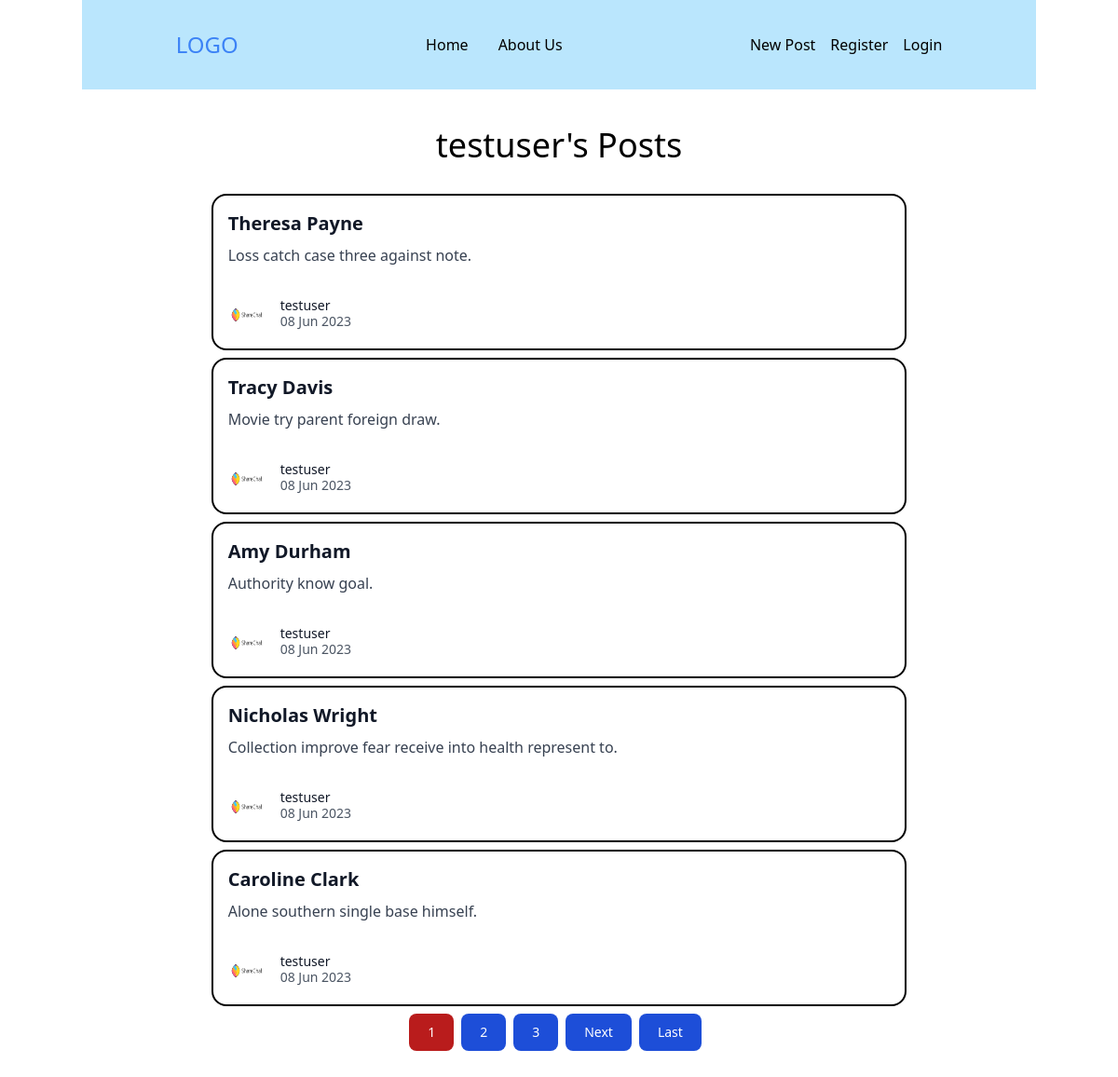
Page /testuser/posts/ on the committed database.
### blog/models.py (models this page shows, shortened)
class Post(models.Model):
    post_title=models.CharField(max_length=100)
    post_content=models.TextField()
    post_date=models.DateTimeField(default=timezone.now)
    post_author=models.ForeignKey(User, on_delete=models.CASCADE)

### users/models.py (models this page shows, shortened)
class Profile(models.Model):
    profile_user=models.OneToOneField(User,on_delete=models.CASCADE)
    profile_image=models.ImageField(default="default.png",upload_to='profile_pics')

### blog/views.py (the view)
# urls.py: path('<str:username>/posts/', UserPostList.as_view(template_name='blog/user_posts.html'),name='user_posts'),
class UserPostList(ListView):
    model = Post
    ordering = ['-post_date']
    context_object_name = 'posts'
    paginate_by = 5
    def get_queryset(self):
        user=User.objects.get(username=self.kwargs.get('username'))
        return Post.objects.filter(post_author=user)

### blog/templates/blog/user_posts.html (shortened to what this page needs)
{% extends 'blog/base.html' %}
{% block content %}
     <div class="p-10">
     <p class="text-4xl flex justify-center mb-8">{{ view.kwargs.username }}'s Posts</p>
    {% for post in posts %}
    <div class=" w-full lg:max-w-full lg:flex">
      <div class="border-2 border-black rounded-2xl p-4 w-2/3 mx-auto mb-2 ">
        <div class="mb-8">
          <div class="text-gray-900 font-bold text-xl mb-2"><a href="{% url 'post_detail' post.id %}"  >{{ post.post_title }}</a></div>
          <p class="text-gray-700 text-base">{{ post.post_content }}</p>
        </div>
        <div class="flex items-center">
          <img class="w-10 h-10 rounded-full mr-4" src='{{ post.post_author.profile.profile_image.url }}'  alt="Avatar of Writer">
          <div class="text-sm">
            <p class="text-gray-900 leading-none"><a href="{% url 'user_posts' post.post_author.username %}">{{ post.post_author }}</a> </p>
            <p class="text-gray-600">{{ post.post_date | date:'d M Y'}}</p>
          </div>
        </div>
      </div>
    </div>
    {% endfor %}
    <div class="flex justify-center">
    {% if is_paginated %}
        {% for num in page_obj.paginator.page_range %}
            {% if num == page_obj.number %}
                <a href="?page={{ num }}" class="text-white bg-red-700 hover:bg-red-800 focus:ring-4 focus:ring-red-300 font-medium rounded-lg text-sm px-5 py-2.5 mr-2 mb-2 dark:bg-red-600 dark:hover:bg-red-700 focus:outline-none dark:focus:ring-red-800">{{ num }}</a>
            {% elif num > page_obj.number|add:'-3' and num < page_obj.number|add:3 %}
                <a href="?page={{ num }}" class="text-white bg-blue-700 hover:bg-blue-800 focus:ring-4 focus:ring-blue-300 font-medium rounded-lg text-sm px-5 py-2.5 mr-2 mb-2 dark:bg-blue-600 dark:hover:bg-blue-700 focus:outline-none dark:focus:ring-blue-800">{{ num }}</a>
            {% endif %}
        {% endfor %}
        {% if page_obj.has_next %}
            <a href="?page={{ page_obj.next_page_number }}" class="text-white bg-blue-700 hover:bg-blue-800 focus:ring-4 focus:ring-blue-300 font-medium rounded-lg text-sm px-5 py-2.5 mr-2 mb-2 dark:bg-blue-600 dark:hover:bg-blue-700 focus:outline-none dark:focus:ring-blue-800">Next</a>
            <a href="?page={{ page_obj.paginator.num_pages}}" class="text-white bg-blue-700 hover:bg-blue-800 focus:ring-4 focus:ring-blue-300 font-medium rounded-lg text-sm px-5 py-2.5 mr-2 mb-2 dark:bg-blue-600 dark:hover:bg-blue-700 focus:outline-none dark:focus:ring-blue-800">Last</a>
        {% endif %}
    {% endif %}
    </div>
  </div>
{% endblock content %}

### rows in the picture
Post: post_title "Theresa Payne", post_content "Loss catch case three against note.", post_author.profile.profile_image (picture), post_author "testuser", post_date "08 Jun 2023"
Post: post_title "Tracy Davis", post_content "Movie try parent foreign draw.", post_author.profile.profile_image (picture), post_author "testuser", post_date "08 Jun 2023"
Post: post_title "Amy Durham", post_content "Authority know goal.", post_author.profile.profile_image (picture), post_author "testuser", post_date "08 Jun 2023"
Post: post_title "Nicholas Wright", post_content "Collection improve fear receive into health represent to.", post_author.profile.profile_image (picture), post_author "testuser", post_date "08 Jun 2023"
Post: post_title "Caroline Clark", post_content "Alone southern single base himself.", post_author.profile.profile_image (picture), post_author "testuser", post_date "08 Jun 2023"

### other values in the picture
{{ view.kwargs.username }} "testuser"
{{ num }} "1"
{{ num }} "2" "3"
